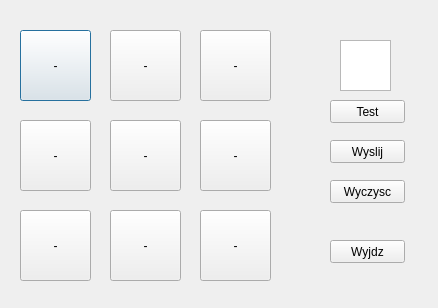
<?xml version="1.0" encoding="UTF-8"?>
<ui version="4.0">
 <class>QTClass</class>
 <widget class="QDialog" name="QTClass">
  <property name="geometry">
   <rect>
    <x>0</x>
    <y>0</y>
    <width>438</width>
    <height>308</height>
   </rect>
  </property>
  <property name="windowTitle">
   <string>QT</string>
  </property>
  <widget class="QPushButton" name="pushButton">
   <property name="geometry">
    <rect>
     <x>20</x>
     <y>30</y>
     <width>71</width>
     <height>71</height>
    </rect>
   </property>
   <property name="text">
    <string>-</string>
   </property>
  </widget>
  <widget class="QPushButton" name="pushButton_2">
   <property name="geometry">
    <rect>
     <x>110</x>
     <y>30</y>
     <width>71</width>
     <height>71</height>
    </rect>
   </property>
   <property name="text">
    <string>-</string>
   </property>
  </widget>
  <widget class="QPushButton" name="pushButton_3">
   <property name="geometry">
    <rect>
     <x>200</x>
     <y>30</y>
     <width>71</width>
     <height>71</height>
    </rect>
   </property>
   <property name="text">
    <string>-</string>
   </property>
  </widget>
  <widget class="QPushButton" name="pushButton_4">
   <property name="geometry">
    <rect>
     <x>20</x>
     <y>120</y>
     <width>71</width>
     <height>71</height>
    </rect>
   </property>
   <property name="text">
    <string>-</string>
   </property>
  </widget>
  <widget class="QPushButton" name="pushButton_5">
   <property name="geometry">
    <rect>
     <x>110</x>
     <y>120</y>
     <width>71</width>
     <height>71</height>
    </rect>
   </property>
   <property name="text">
    <string>-</string>
   </property>
  </widget>
  <widget class="QPushButton" name="pushButton_6">
   <property name="geometry">
    <rect>
     <x>200</x>
     <y>120</y>
     <width>71</width>
     <height>71</height>
    </rect>
   </property>
   <property name="text">
    <string>-</string>
   </property>
  </widget>
  <widget class="QPushButton" name="pushButton_7">
   <property name="geometry">
    <rect>
     <x>20</x>
     <y>210</y>
     <width>71</width>
     <height>71</height>
    </rect>
   </property>
   <property name="text">
    <string>-</string>
   </property>
  </widget>
  <widget class="QPushButton" name="pushButton_8">
   <property name="geometry">
    <rect>
     <x>110</x>
     <y>210</y>
     <width>71</width>
     <height>71</height>
    </rect>
   </property>
   <property name="text">
    <string>-</string>
   </property>
  </widget>
  <widget class="QPushButton" name="pushButton_9">
   <property name="geometry">
    <rect>
     <x>200</x>
     <y>210</y>
     <width>71</width>
     <height>71</height>
    </rect>
   </property>
   <property name="text">
    <string>-</string>
   </property>
  </widget>
  <widget class="QGraphicsView" name="graphicsView">
   <property name="geometry">
    <rect>
     <x>340</x>
     <y>40</y>
     <width>51</width>
     <height>51</height>
    </rect>
   </property>
  </widget>
  <widget class="QPushButton" name="pushButton_10">
   <property name="geometry">
    <rect>
     <x>330</x>
     <y>100</y>
     <width>75</width>
     <height>23</height>
    </rect>
   </property>
   <property name="text">
    <string>Test</string>
   </property>
  </widget>
  <widget class="QPushButton" name="pushButton_11">
   <property name="geometry">
    <rect>
     <x>330</x>
     <y>140</y>
     <width>75</width>
     <height>23</height>
    </rect>
   </property>
   <property name="text">
    <string>Wyslij</string>
   </property>
  </widget>
  <widget class="QPushButton" name="pushButton_12">
   <property name="geometry">
    <rect>
     <x>330</x>
     <y>180</y>
     <width>75</width>
     <height>23</height>
    </rect>
   </property>
   <property name="text">
    <string>Wyczysc</string>
   </property>
  </widget>
  <widget class="QPushButton" name="pushButton_13">
   <property name="geometry">
    <rect>
     <x>330</x>
     <y>240</y>
     <width>75</width>
     <height>23</height>
    </rect>
   </property>
   <property name="mouseTracking">
    <bool>false</bool>
   </property>
   <property name="text">
    <string>Wyjdz</string>
   </property>
  </widget>
 </widget>
 <layoutdefault spacing="6" margin="11"/>
 <resources>
  <include location="qt.qrc"/>
 </resources>
 <connections/>
</ui>
